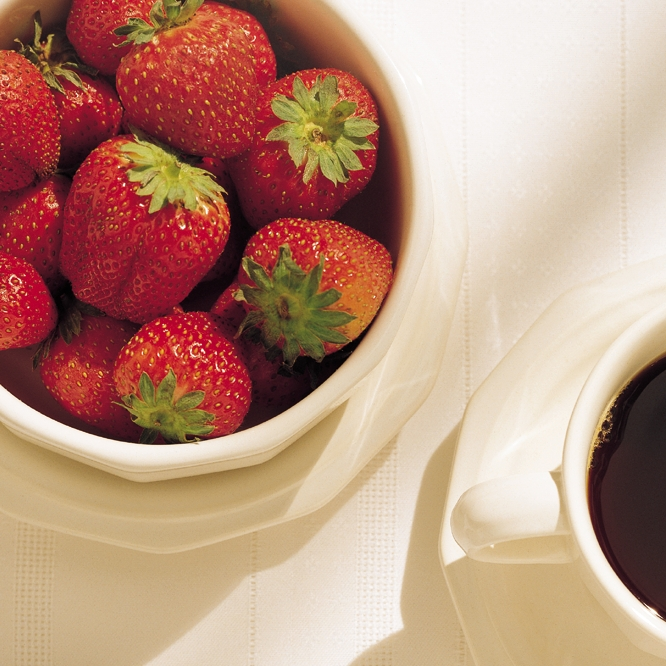
#> input picture img/1.3.jpg, 666 x 666 px
$ python 2.RGB_to_GRAY.py
#> lines starting #> are read from the running program, lines starting #| are printed output that depends on the picture
import matplotlib.pyplot as plt
import numpy as np

# 读取图片，设置中文
plt.rc("font", family='Microsoft YaHei')
img = plt.imread('../img/1.3.jpg')
#> img is the input picture: shape (666, 666, 3); mean R, G, B 186.2, 145.9, 126.4
plt.subplot(121), plt.title("1.原图"), plt.axis('off')
plt.imshow(img)
# print(img.shape[:2])  #获取像素的行数和列数
new_img = np.ones(img.shape[:2], dtype=int)


# Y= R*0.299+G*0.587+B*0.114,获得新图
for i in range(img.shape[0]):
    for j in range(img.shape[1]):
        new_img[i][j] = img[i][j][0] * 0.299 + img[i][j][1] * 0.587 + img[i][j][2] * 0.114
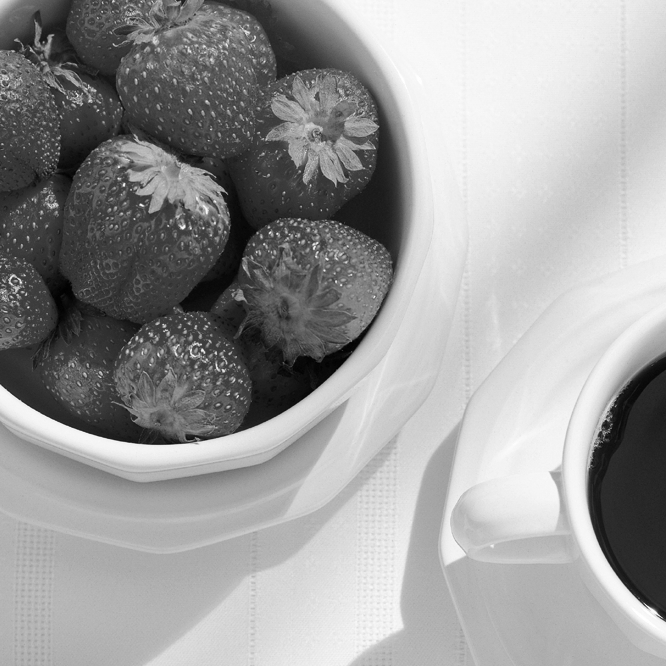
#> new_img: shape (666, 666) int64; min 1, max 255, mean 155.2
plt.subplot(122), plt.title("2.转化为灰度值后"), plt.axis('off')
plt.imshow(new_img, cmap="gray")
plt.show()
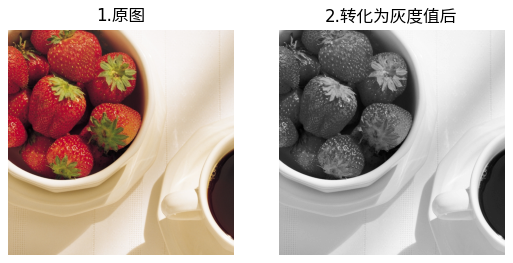
#> figure drawn by matplotlib, 2 panels
